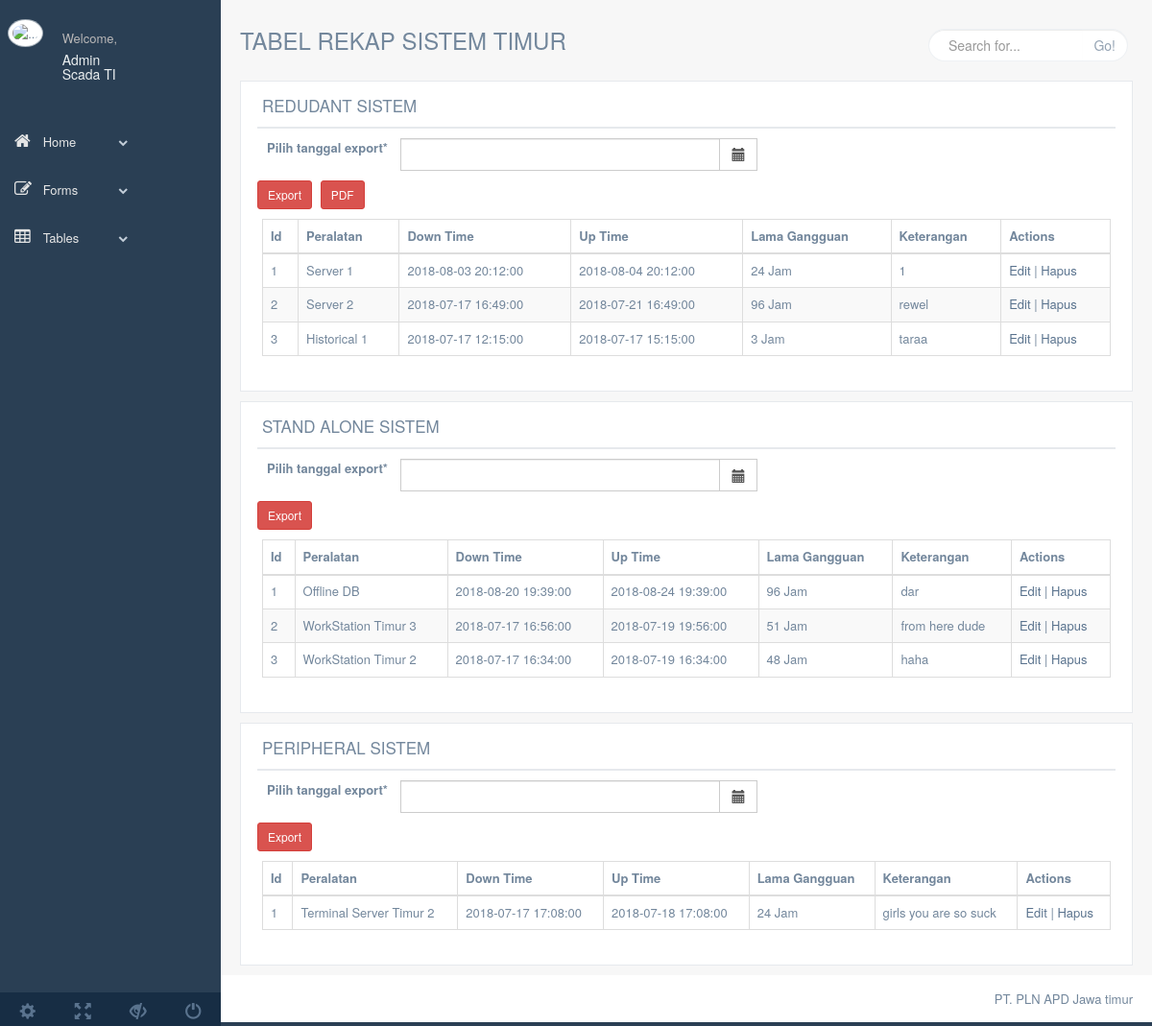
Screenshot of /production/listtimur_admin.php (signed in) with the database file from the repository.
### tables this page shows
CREATE TABLE `redudant_timur` (
  `id` int(11) NOT NULL,
  `peralatan` varchar(50) NOT NULL,
  `down_time` datetime NOT NULL,
  `up_time` datetime NOT NULL,
  `errortime` time NOT NULL,
  `int_errortime` int(11) NOT NULL,
  `keterangan` varchar(50) NOT NULL
);

CREATE TABLE `standalone_timur` (
  `id` int(11) NOT NULL,
  `peralatan` varchar(50) NOT NULL,
  `down_time` datetime NOT NULL,
  `up_time` datetime NOT NULL,
  `errortime` time NOT NULL,
  `int_errortime` int(11) NOT NULL,
  `keterangan` varchar(50) NOT NULL
);

CREATE TABLE `peripheral_timur` (
  `id` int(11) NOT NULL,
  `peralatan` varchar(50) NOT NULL,
  `down_time` datetime NOT NULL,
  `up_time` datetime NOT NULL,
  `errortime` time NOT NULL,
  `int_errortime` int(11) NOT NULL,
  `keterangan` varchar(50) NOT NULL
);

### production/listtimur_admin.php (the view, shortened to what this page needs)
<!DOCTYPE html>
<html lang="en">
  <head>
    <link href="../vendors/bootstrap/dist/css/bootstrap.min.css" rel="stylesheet">
    <link href="../vendors/font-awesome/css/font-awesome.min.css" rel="stylesheet">
    <link href="../vendors/nprogress/nprogress.css" rel="stylesheet">
    <link href="../vendors/iCheck/skins/flat/green.css" rel="stylesheet">
    <link href="../vendors/datatables.net-bs/css/dataTables.bootstrap.min.css" rel="stylesheet">
    <link href="../vendors/datatables.net-buttons-bs/css/buttons.bootstrap.min.css" rel="stylesheet">
    <link href="../vendors/datatables.net-fixedheader-bs/css/fixedHeader.bootstrap.min.css" rel="stylesheet">
    <link href="../vendors/datatables.net-responsive-bs/css/responsive.bootstrap.min.css" rel="stylesheet">
    <link href="../vendors/datatables.net-scroller-bs/css/scroller.bootstrap.min.css" rel="stylesheet">
    <link href="../build/css/custom.min.css" rel="stylesheet">
  </head>
  <body class="nav-md">
    <div class="container body">
      <div class="main_container">
        <div class="col-md-3 left_col">
          <div class="left_col scroll-view">
            <?php include("sidebar.php") ?>
          </div>
        </div>
        <div class="right_col" role="main">
          <div class="">
            <div class="page-title">
              <div class="title_left">
                <h3>TABEL REKAP SISTEM TIMUR</h3>
              </div>
              <div class="title_right">
                <div class="col-md-5 col-sm-5 col-xs-12 form-group pull-right top_search">
                  <div class="input-group">
                    <input type="text" class="form-control" placeholder="Search for...">
                    <span class="input-group-btn">
                      <button class="btn btn-default" type="button">Go!</button>
                    </span>
                  </div>
                </div>
              </div>
            </div>
            <div class="clearfix"></div>
            <div class="row">
              <div class="col-md-12 col-sm-12 col-xs-12">
                <div class="x_panel">
                  <div class="x_title">
                    <h2>REDUDANT SISTEM <small>Timur</small></h2>
                    <div class="clearfix"></div>
                  </div>
                  <form action="export.php" method="POST">
                       <div class="form-group">
                        <label class="control-label col-md-2 ">Pilih tanggal export<span>*</span>
                        </label>
                        <div class='input-group date col-md-5 col-sm-6 col-xs-12' id='myDatepicker'>
                          <input type='text' class="form-control" name="exportDateredT" />
                          <span class="input-group-addon">
                             <span class="glyphicon glyphicon-calendar"></span>
                          </span>
                        </div>
                      </div>
                    <button name="exportButtonRedT" type="submit" class="btn btn-danger btn-sm">Export</button>
					<button name="PdfButtonRedT" type="submit" class="btn btn-danger btn-sm">PDF</button>
                    </form>
                  <div class="x_content">
                    <table id="datatable" class="table table-striped table-bordered">
                      <thead>
                        <tr>
                          <th>Id</th>
                          <th>Peralatan</th>
                          <th>Down Time</th>
                          <th>Up Time</th>
                          <th>Lama Gangguan</th>
                          <th>Keterangan</th>
                          <th>Actions</th>
                        </tr>
                      </thead>
                      <tbody>
                      <tr class="even pointer">
                            <?php
                                $i=1;
                                $sql = "SELECT * FROM redudant_timur ORDER BY id DESC";
                                $query = mysqli_query($db, $sql);
                                while($redudant_timur = mysqli_fetch_array($query)){
                                    echo "<tr class='even pointer'>";
                                    echo "<td>$i</td>";
                                    echo "<td>".$redudant_timur['peralatan']."</td>";
                                    echo "<td>".$redudant_timur['down_time']."</td>";
                                    echo "<td>".$redudant_timur['up_time']."</td>";
                                    echo "<td>".$redudant_timur['int_errortime']." Jam</td>";
									                  echo "<td>".$redudant_timur['keterangan']."</td>";
                                    echo "<td>";
                                    echo "<a href='formeditredudanttimur.php?id=".$redudant_timur['id']."'>Edit</a> | ";
                                    echo "<a href='deleteredudanttimur.php?id=".$redudant_timur['id']."'>Hapus</a>";
                                    echo "</td>";
                                    echo "</tr>";
                                    $i++;
                                }
                            ?>
                          </tr>
                      </tbody>
                    </table>
                  </div>
                </div>
              </div>
            </div>
            <div class="row">
              <div class="col-md-12 col-sm-12 col-xs-12">
                <div class="x_panel">
                  <div class="x_title">
                    <h2>STAND ALONE SISTEM <small>Timur</small></h2>
                    <div class="clearfix"></div>
                  </div>
                  <form action="export.php" method="POST">
                       <div class="form-group">
                        <label class="control-label col-md-2 ">Pilih tanggal export<span>*</span>
                        </label>
                        <div class='input-group date col-md-5 col-sm-6 col-xs-12' id='myDatepicker2'>
                          <input type='text' class="form-control" name="exportDateSAT" />
                          <span class="input-group-addon">
                             <span class="glyphicon glyphicon-calendar"></span>
                          </span>
                        </div>
                      </div>
                    <button name="exportButtonSAT" type="submit" class="btn btn-danger btn-sm">Export</button>
                  </form>
                  <div class="x_content">
                    <table id="datatable" class="table table-striped table-bordered">
                      <thead>
                        <tr>
                          <th>Id</th>
                          <th>Peralatan</th>
                          <th>Down Time</th>
                          <th>Up Time</th>
                          <th>Lama Gangguan</th>
                          <th>Keterangan</th>
                          <th>Actions</th>
                        </tr>
                      </thead>
                      <tbody>
                      <tr class="even pointer">
                            <?php
                                $i=1;
                                $sql = "SELECT * FROM standalone_timur ORDER BY id DESC";
                                $query = mysqli_query($db, $sql);
                                while($icon = mysqli_fetch_array($query)){
                                    echo "<tr class='even pointer'>";
                                    echo "<td>$i</td>";
                                    echo "<td>".$icon['peralatan']."</td>";
                                    echo "<td>".$icon['down_time']."</td>";
                                    echo "<td>".$icon['up_time']."</td>";
                                    echo "<td>".$icon['int_errortime']." Jam</td>";
									                  echo "<td>".$icon['keterangan']."</td>";
                                    echo "<td>";
                                    echo "<a href='formeditstandalonetimur.php?id=".$icon['id']."'>Edit</a> | ";
                                    echo "<a href='deletestandalonetimur.php?id=".$icon['id']."'>Hapus</a>";
                                    echo "</td>";
                                    echo "</tr>";
                                    $i++;
                                }
                            ?>
                          </tr>
                      </tbody>
                    </table>
                  </div>
                </div>
              </div>
            </div>
            <div class="row">
              <div class="col-md-12 col-sm-12 col-xs-12">
                <div class="x_panel">
                  <div class="x_title">
                    <h2>PERIPHERAL SISTEM <small>Timur</small></h2>
                    <div class="clearfix"></div>
                  </div>
                  <form action="export.php" method="POST">
                       <div class="form-group">
                        <label class="control-label col-md-2 ">Pilih tanggal export<span>*</span>
                        </label>
                        <div class='input-group date col-md-5 col-sm-6 col-xs-12' id='myDatepicker3'>
                          <input type='text' class="form-control" name="exportDatePerT" />
                          <span class="input-group-addon">
                             <span class="glyphicon glyphicon-calendar"></span>
                          </span>
                        </div>
                      </div>
                    <button name="exportButtonPerT" type="submit" class="btn btn-danger btn-sm">Export</button>
                  </form>
                  <div class="x_content">
                    <table id="datatable" class="table table-striped table-bordered">
                      <thead>
                        <tr>
                          <th>Id</th>
                          <th>Peralatan</th>
                          <th>Down Time</th>
                          <th>Up Time</th>
                          <th>Lama Gangguan</th>
                          <th>Keterangan</th>
                          <th>Actions</th>
                        </tr>
                      </thead>
                      <tbody>
                      <tr class="even pointer">
                            <?php
                                $i=1;
                                $sql = "SELECT * FROM peripheral_timur ORDER BY id DESC";
                                $query = mysqli_query($db, $sql);
                                while($icon = mysqli_fetch_array($query)){
                                    echo "<tr class='even pointer'>";
                                    echo "<td>$i</td>";
                                    echo "<td>".$icon['peralatan']."</td>";
                                    echo "<td>".$icon['down_time']."</td>";
                                    echo "<td>".$icon['up_time']."</td>";
                                    echo "<td>".$icon['int_errortime']." Jam</td>";
									                  echo "<td>".$icon['keterangan']."</td>";
                                    echo "<td>";
                                    echo "<a href='formeditperipheraltimur.php?id=".$icon['id']."'>Edit</a> | ";
                                    echo "<a href='deleteperipheraltimur.php?id=".$icon['id']."'>Hapus</a>";
                                    echo "</td>";
                                    echo "</tr>";
                                    $i++;
                                }
                            ?>
                          </tr>
                      </tbody>
                    </table>
                  </div>
                </div>
              </div>
            </div>
          </div>
        </div>
        <footer>
          <div class="pull-right">
            PT. PLN APD Jawa timur
          </div>
          <div class="clearfix"></div>
        </footer>
      </div>
    </div>
  </body>
</html>

### rows the page displays
redudant_timur: peralatan "Server 1", down_time "2018-08-03 20:12:00", up_time "2018-08-04 20:12:00", int_errortime "24", keterangan "1"
redudant_timur: peralatan "Server 2", down_time "2018-07-17 16:49:00", up_time "2018-07-21 16:49:00", int_errortime "96", keterangan "rewel"
redudant_timur: peralatan "Historical 1", down_time "2018-07-17 12:15:00", up_time "2018-07-17 15:15:00", int_errortime "3", keterangan "taraa"
standalone_timur: peralatan "Offline DB", down_time "2018-08-20 19:39:00", up_time "2018-08-24 19:39:00", int_errortime "96", keterangan "dar"
standalone_timur: peralatan "WorkStation Timur 3", down_time "2018-07-17 16:56:00", up_time "2018-07-19 19:56:00", int_errortime "51", keterangan "from here dude"
standalone_timur: peralatan "WorkStation Timur 2", down_time "2018-07-17 16:34:00", up_time "2018-07-19 16:34:00", int_errortime "48", keterangan "haha"
peripheral_timur: peralatan "Terminal Server Timur 2", down_time "2018-07-17 17:08:00", up_time "2018-07-18 17:08:00", int_errortime "24", keterangan "girls you are so suck"

### other values shown
$_SESSION['nama'] "Admin Scada TI"
